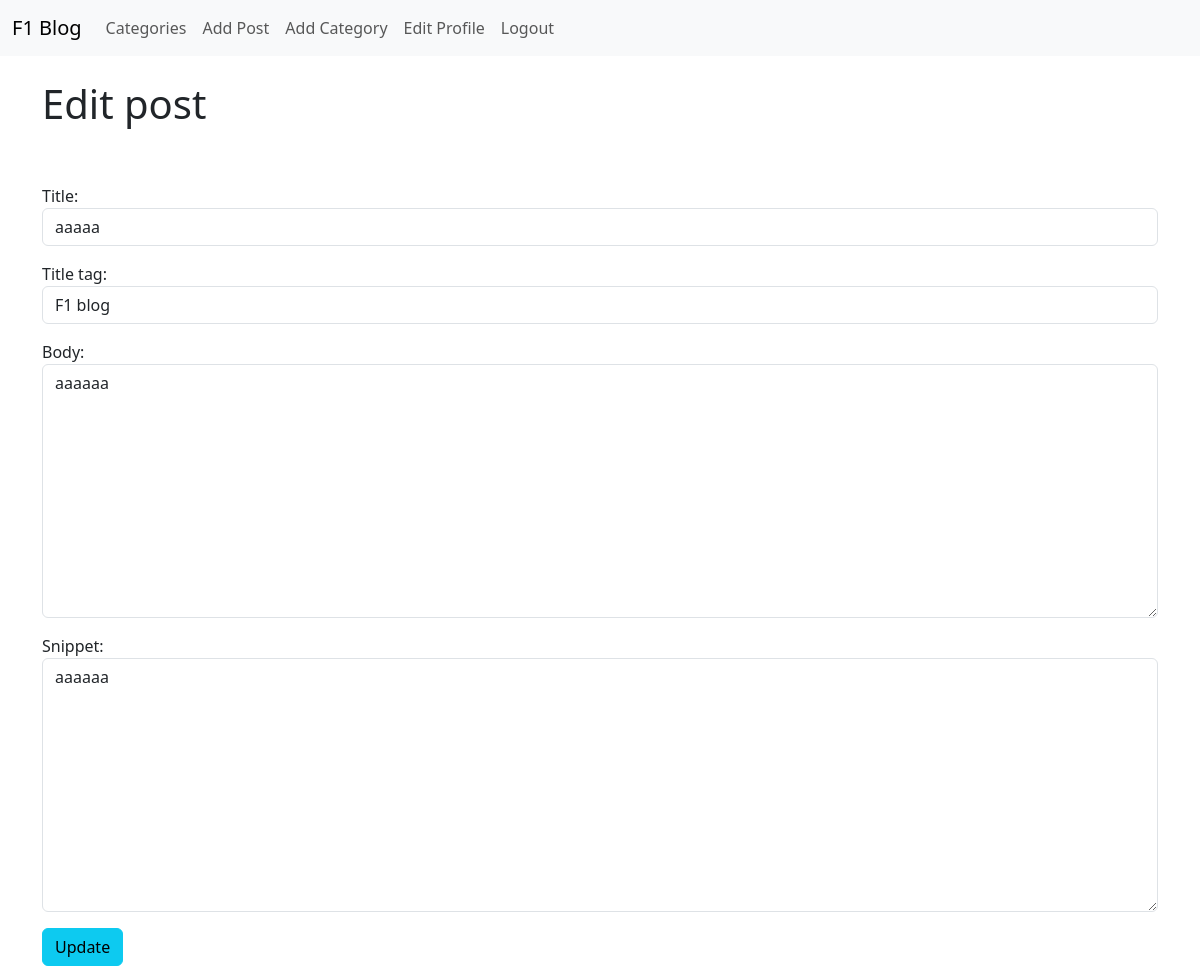
Page /article/edit/2 (signed in) on the committed database.
### blog/models.py (models this page shows, shortened)
class Post(models.Model):
    title = models.CharField(max_length=255)
    title_tag = models.CharField(max_length=255, default="F1 blog")
    author = models.ForeignKey(User, on_delete=models.CASCADE)
    body = models.TextField()
    timestamp = models.DateTimeField(auto_now_add=True)
    post_date = models.DateField(auto_now_add=True)
    category = models.ForeignKey(Category, on_delete=models.CASCADE)
    snippet = models.CharField(
        max_length=255,
    )

### blog/views.py (the view)
# urls.py: path("article/edit/<int:pk>", EditPost.as_view(), name="edit_post"),
class EditPost(UpdateView):
    model = Post
    form_class = EditForm
    template_name = "edit_post.html"

### blog/forms.py
class EditForm(forms.ModelForm):
    class Meta:
        model = Post
        fields = ("title", "title_tag", "body", "snippet")
        widgets = {
            "title": forms.TextInput(attrs={"class": "form-control"}),
            "title_tag": forms.TextInput(attrs={"class": "form-control"}),
            "body": forms.Textarea(attrs={"class": "form-control"}),
            "snippet": forms.Textarea(attrs={"class": "form-control"}),
        }

### blog/templates/edit_post.html (shortened to what this page needs)
{% extends 'base.html' %} {% block content %}
{% if user.is_authenticated %}
{% if user.id == post.author.id %}
<h1>Edit post</h1>
<br /><br />
<div class="form-group">
    <form method="POST">
    {% csrf_token %} {{ form.as_p }}
    <button class="btn btn-info">Update</button>
</div>
{% else %}
Please log in
<a href="{% url 'login' %}" class="btn btn-primary">Back</a>
{% endif %}
{% else %}
Please log in
<a href="{% url 'login' %}" class="btn btn-primary">Back</a>
{% endif %}
  {% endblock %}

### rows in the picture
Post: title "aaaaa", title_tag "F1 blog", body "aaaaaa", snippet "aaaaaa"
